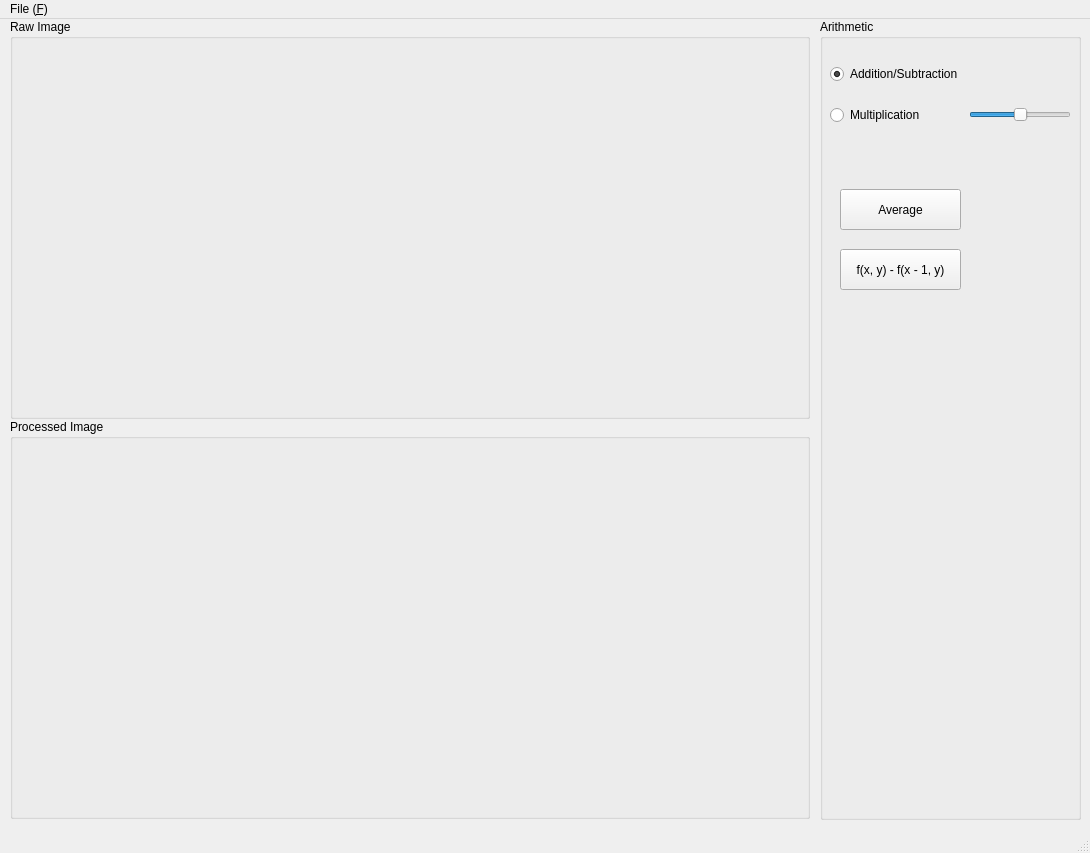
<?xml version="1.0" encoding="UTF-8"?>
<ui version="4.0">
 <class>MainWindow</class>
 <widget class="QMainWindow" name="MainWindow">
  <property name="geometry">
   <rect>
    <x>0</x>
    <y>0</y>
    <width>1090</width>
    <height>853</height>
   </rect>
  </property>
  <property name="windowTitle">
   <string>MainWindow</string>
  </property>
  <widget class="QWidget" name="centralwidget">
   <widget class="QGroupBox" name="arithmetic_group_box">
    <property name="geometry">
     <rect>
      <x>820</x>
      <y>0</y>
      <width>261</width>
      <height>801</height>
     </rect>
    </property>
    <property name="title">
     <string>Arithmetic</string>
    </property>
    <widget class="QPushButton" name="average_button">
     <property name="geometry">
      <rect>
       <x>20</x>
       <y>170</y>
       <width>121</width>
       <height>41</height>
      </rect>
     </property>
     <property name="text">
      <string>Average</string>
     </property>
    </widget>
    <widget class="QPushButton" name="function_button">
     <property name="geometry">
      <rect>
       <x>20</x>
       <y>230</y>
       <width>121</width>
       <height>41</height>
      </rect>
     </property>
     <property name="text">
      <string>f(x, y) - f(x - 1, y)</string>
     </property>
    </widget>
    <widget class="QWidget" name="layoutWidget">
     <property name="geometry">
      <rect>
       <x>10</x>
       <y>30</y>
       <width>241</width>
       <height>91</height>
      </rect>
     </property>
     <layout class="QGridLayout" name="basic_arithmetic_grid_layout">
      <item row="1" column="0">
       <widget class="QRadioButton" name="mul_radio_button">
        <property name="text">
         <string>Multiplication</string>
        </property>
       </widget>
      </item>
      <item row="0" column="0">
       <widget class="QRadioButton" name="add_or_sub_radio_button">
        <property name="text">
         <string>Addition/Subtraction</string>
        </property>
        <property name="checked">
         <bool>true</bool>
        </property>
       </widget>
      </item>
      <item row="0" column="1">
       <widget class="QLabel" name="value_label">
        <property name="text">
         <string/>
        </property>
       </widget>
      </item>
      <item row="1" column="1">
       <widget class="QSlider" name="value_slider">
        <property name="minimum">
         <number>-255</number>
        </property>
        <property name="maximum">
         <number>255</number>
        </property>
        <property name="pageStep">
         <number>1</number>
        </property>
        <property name="orientation">
         <enum>Qt::Orientation::Horizontal</enum>
        </property>
       </widget>
      </item>
     </layout>
    </widget>
   </widget>
   <widget class="QGroupBox" name="raw_image_group_box">
    <property name="geometry">
     <rect>
      <x>10</x>
      <y>0</y>
      <width>800</width>
      <height>400</height>
     </rect>
    </property>
    <property name="title">
     <string>Raw Image</string>
    </property>
    <layout class="QHBoxLayout" name="horizontalLayout">
     <item>
      <widget class="QLabel" name="raw_image">
       <property name="text">
        <string/>
       </property>
       <property name="scaledContents">
        <bool>false</bool>
       </property>
      </widget>
     </item>
     <item>
      <layout class="QVBoxLayout" name="raw_histogram_vertical_layout"/>
     </item>
    </layout>
   </widget>
   <widget class="QGroupBox" name="processed_image_group_box">
    <property name="geometry">
     <rect>
      <x>10</x>
      <y>400</y>
      <width>800</width>
      <height>400</height>
     </rect>
    </property>
    <property name="title">
     <string>Processed Image</string>
    </property>
    <layout class="QHBoxLayout" name="horizontalLayout_2">
     <item>
      <widget class="QLabel" name="processed_image">
       <property name="text">
        <string/>
       </property>
       <property name="scaledContents">
        <bool>false</bool>
       </property>
      </widget>
     </item>
     <item>
      <layout class="QVBoxLayout" name="processed_histogram_vertical_layout"/>
     </item>
    </layout>
   </widget>
  </widget>
  <widget class="QMenuBar" name="menubar">
   <property name="geometry">
    <rect>
     <x>0</x>
     <y>0</y>
     <width>1090</width>
     <height>22</height>
    </rect>
   </property>
   <widget class="QMenu" name="menuFile">
    <property name="title">
     <string>File (&amp;F)</string>
    </property>
    <addaction name="open_file_action"/>
    <addaction name="exit_app_action"/>
   </widget>
   <addaction name="menuFile"/>
  </widget>
  <widget class="QStatusBar" name="statusbar">
   <property name="enabled">
    <bool>false</bool>
   </property>
  </widget>
  <action name="open_file_action">
   <property name="text">
    <string>Open (&amp;O)</string>
   </property>
  </action>
  <action name="exit_app_action">
   <property name="text">
    <string>Exit (&amp;E)</string>
   </property>
  </action>
 </widget>
 <resources/>
 <connections/>
</ui>
